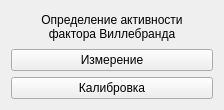
<?xml version="1.0" encoding="UTF-8"?>
<ui version="4.0">
 <class>Agr2</class>
 <widget class="QWidget" name="Agr2">
  <property name="geometry">
   <rect>
    <x>0</x>
    <y>0</y>
    <width>224</width>
    <height>110</height>
   </rect>
  </property>
  <property name="windowTitle">
   <string>Form</string>
  </property>
  <layout class="QVBoxLayout" name="verticalLayout_2">
   <item>
    <layout class="QVBoxLayout" name="verticalLayout">
     <item>
      <widget class="QLabel" name="label">
       <property name="text">
        <string>Определение активности
фактора Виллебранда</string>
       </property>
       <property name="alignment">
        <set>Qt::AlignCenter</set>
       </property>
       <property name="buddy">
        <cstring>pushButton</cstring>
       </property>
      </widget>
     </item>
     <item>
      <widget class="QPushButton" name="pushButton">
       <property name="text">
        <string>Измерение</string>
       </property>
      </widget>
     </item>
     <item>
      <widget class="QPushButton" name="pushButton_2">
       <property name="text">
        <string>Калибровка</string>
       </property>
      </widget>
     </item>
    </layout>
   </item>
  </layout>
 </widget>
 <resources/>
 <connections/>
</ui>
